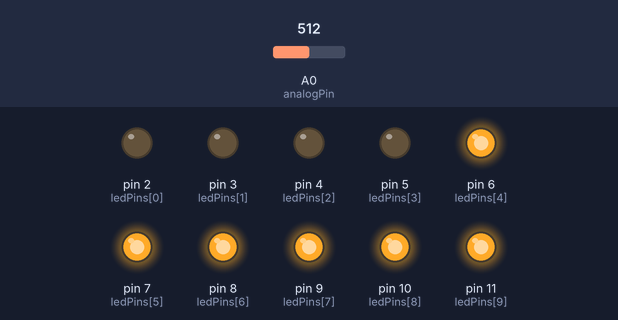
Bench run of a sketch on a simulated Arduino Uno, built with avr-gcc and run on an emulated ATmega328P. On the bench: output pins drawn as LEDs (lit = HIGH). The test bench sets the inputs (shaded band); at power-on: A0 (analogPin) = 512.

Above: at 1.2 s.
1.3 s: A0 (analogPin) set to 553
2.8 s: A0 (analogPin) set to 586
At 4.0 s:
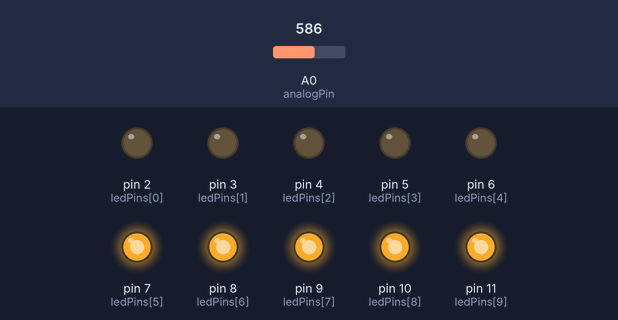
4.3 s: A0 (analogPin) set to 716
At 5.2 s:
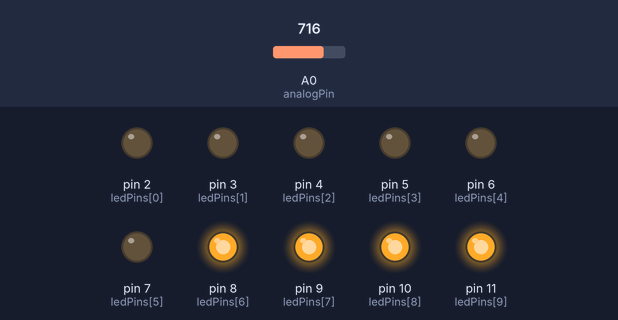
5.8 s: A0 (analogPin) set to 782
7.3 s: A0 (analogPin) set to 814
At 8.5 s:
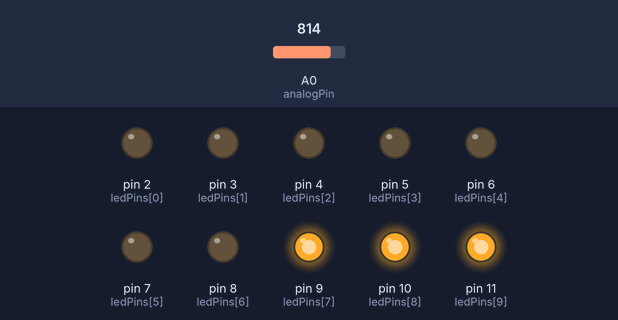
8.8 s: A0 (analogPin) set to 511
At 9.8 s:
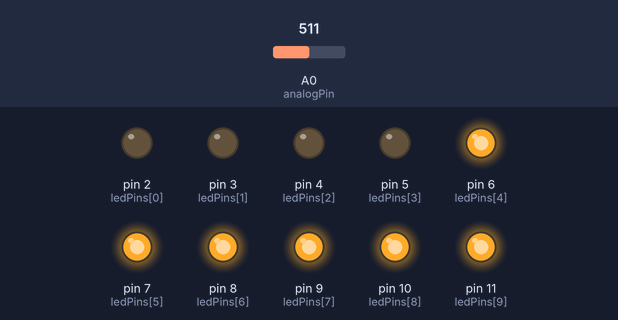
Timing chart, 0 to 11.3 s (numbered marks = the images above; inputs shaded):
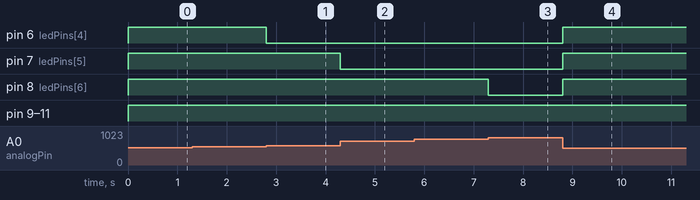

Measured:
- the behaviour switches between 568 and 569 on A0 (analogPin) (found by bisection; images 0 and 1)
- the behaviour switches between 795 and 796 on A0 (analogPin) (found by bisection; images 2 and 3)
- after the input at 1.3 s, every drawn part: stays the same
- after the input at 2.8 s, pin 6 (ledPins[4]): HIGH → LOW at once
- after the input at 4.3 s, pin 7 (ledPins[5]): HIGH → LOW at once
- after the input at 5.8 s, every drawn part: stays the same
- after the input at 7.3 s, pin 8 (ledPins[6]): HIGH → LOW at once
- after the input at 8.8 s, pin 6 (ledPins[4]), pin 7 (ledPins[5]), pin 8 (ledPins[6]): LOW → HIGH at once

The sketch:

LED_BarGraph_LichtSensor_KursX.ino
```cpp
/*   LED bar graph
  Schaltet eine Reihe von LEDs abhängig von der Helligkeit (Wert) eines
  Lichtsensors ein und aus. -->  Balkenanzeige   */

int ledAnzahl = 10;               // Anzahl der LEDs im bar graph
int analogPin = 0;                // der Pin mit dem das Potentiometer verbunden ist
int analogLichtWert = 0;
int ledPins[] = {2, 3, 4, 5, 6, 7,8,9,10,11 };  // Array mit Pin-Nummmern für LEDs

void setup()
{      // mit dieser for Schleife werden alle LED pins aus dem Array als Ausgang gesetzt
  for (int i = 0; i < ledAnzahl; i++)
  {
    pinMode(ledPins[i], OUTPUT);
  }
}

void loop()
{
  analogLichtWert = analogRead(analogPin);               // Wert des Lichtsensors lesen
  steuereLEDs(analogLichtWert);
}      // loop

void steuereLEDs(int wert)                               // Funktion zum Ansteuern der LED's
{
  int ledLevel = map(wert, 0, 1023, 0, (ledAnzahl-1));   // map "wert" in einen Bereich von 0 bis Anzahl LEDs
  for (int i = 0; i < ledAnzahl; i++)                    // Schleife durchläuft das LED array:
  {
    if (i < ledLevel)                    // if the array element's index is less than ledLevel,
    {                                    // turn the pin for this element on:
      digitalWrite(ledPins[i], LOW);
    }     // if
    else                                 // turn off all pins higher than the ledLevel:
    {
      digitalWrite(ledPins[i], HIGH);
    }     // else
  }       // for
}         // fkt

// Funktion zum Ansteuern der LED's  KURZFORM
void steuereLEDs2(int wert)
{
  int ledLevel = map(wert, 0, 1023, 0, (ledAnzahl-1));   // map result to a range from 0 to number of LEDs
  for (int i = 0; i < ledAnzahl; i++)                    // Schleife durchläuft das LED array:
    digitalWrite(ledPins[i], (ledLevel >= i)?HIGH:LOW);
}         // fkt
```
